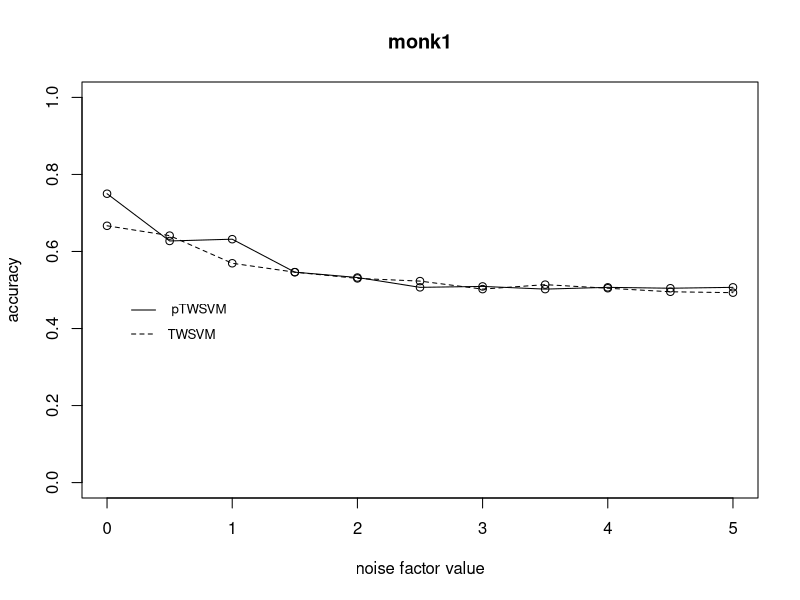

This chart was generated by the following R code:
nValue <-c(0,	0.5,	1,	1.5,	2,	2.5,	3,	3.5,	4,	4.5, 5);
pTWSVM_monk1<-c(0.75,	0.6273,	0.6319,	0.5463,	0.5324,	0.5069,	0.5093,	0.5023,	0.5069,	0.5046,	0.5069);
TWSVM_monk1<-c(0.6667,	0.6412,	0.5694,	0.5463,	0.5301,	0.5231,	0.5023,	0.5139,	0.5046,	0.4954,	0.4931);

plot(nValue,pTWSVM_monk1,xlab = "noise factor value",ylab = "accuracy",ylim=c(0,1),type='o');
lines(nValue,TWSVM_monk1,xlab = "noise factor value",ylab = "accuracy",ylim=c(0,1),type='o',lty=2);
title('monk1');
legend(0.1,0.5,expression(" pTWSVM" , "TWSVM "  ),lty=1:2,box.lty=0,cex = 0.8,y.intersp=1.5);



